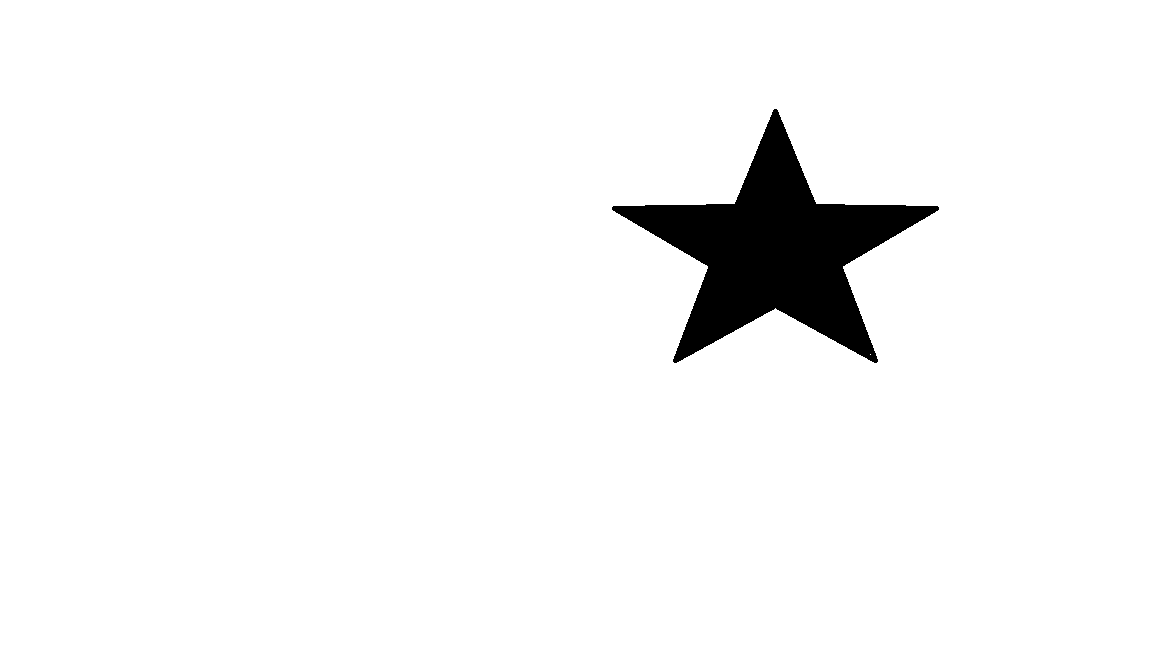
#> input picture star.bmp, 1152 x 648 px
$ jupyter execute ShapeMatchingCV.ipynb
#> lines starting #> are read from the running program, lines starting #| are printed output that depends on the picture; after the words box and inside, x2 and y2 are one past the last pixel; in counts of white or black regions, pixels touching at a corner belong together; long printed decimals are rounded
[cell 1]
import cv2
import numpy as np
temp1=cv2.imread("star.bmp")#shape we want to match
#> temp1 is the input picture: shape (648, 1152, 3); 96% white; 1 black region, box (x1, y1, x2, y2) and area: (612, 109, 939, 363) 29815
temp = cv2.cvtColor(temp1, cv2.COLOR_BGR2GRAY)
cv2.imshow("temp",temp)
cv2.waitKey(0)
ta=cv2.imread("star2.bmp")#targeted image
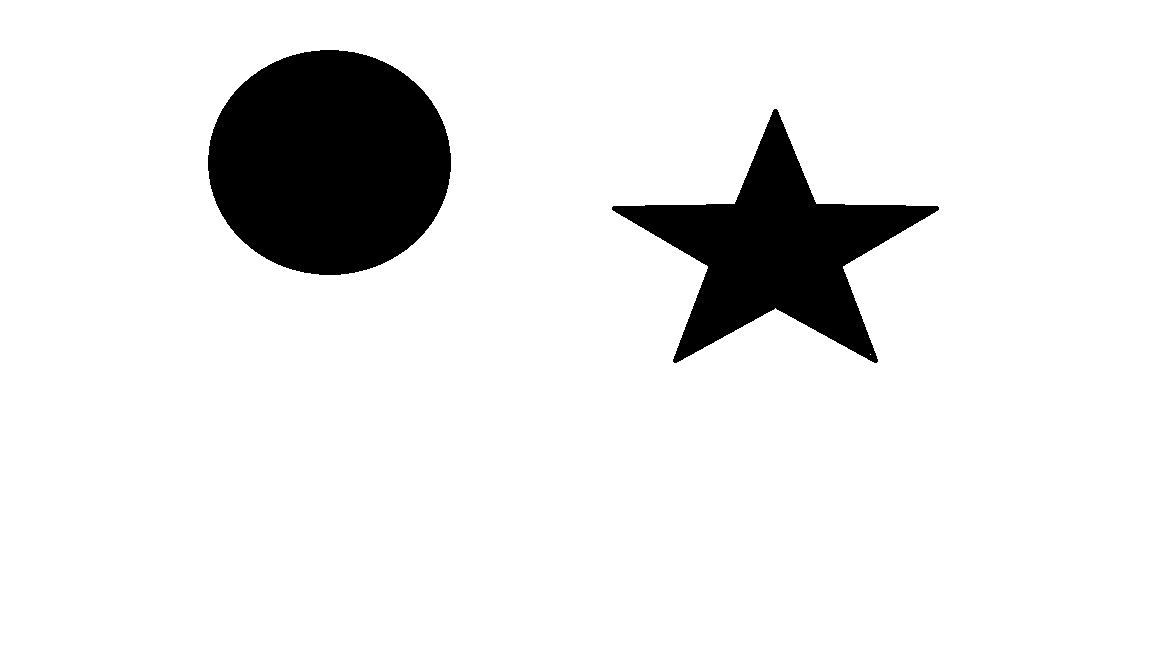
#> input picture star2.bmp, 1152 x 648 px
#> ta is the input picture: shape (648, 1152, 3); 90.3% white; 2 black regions, box (x1, y1, x2, y2) and area: (208, 50, 451, 275) 42892, (612, 109, 939, 363) 29815
target = cv2.cvtColor(ta, cv2.COLOR_BGR2GRAY)
#> target: shape (648, 1152); 90.3% white; 2 black regions
cv2.imshow("temp1",target)
cv2.waitKey(0)
cv2.destroyAllWindows()
ret,temp1=cv2.threshold(temp,127,255,0)
ret,temp2=cv2.threshold(target,127,255,0)
c,h=cv2.findContours(temp1,cv2.RETR_CCOMP,cv2.CHAIN_APPROX_SIMPLE)
#> c = 3 contours, 1 with area under 20; largest, box (x1, y1, x2, y2) and area: (0, 0, 1152, 648) 744697, (611, 108, 940, 364) 30330; h = [[1, -1, -1, -1], [-1, 0, 2, -1], [-1, -1, -1, 1]]
sortedc=sorted(c,key=cv2.contourArea,reverse=True)
#> sortedc has the same summary as c
tempc=c[2]
#> tempc = contour of 652 points, box (x1, y1, x2, y2) (611, 108, 940, 364), area 30330
print(tempc)
#> (printed output is left out)
c1,h=cv2.findContours(temp2,cv2.RETR_CCOMP,cv2.CHAIN_APPROX_SIMPLE)
#> c1 = 4 contours, 1 with area under 20; largest, box (x1, y1, x2, y2) and area: (0, 0, 1152, 648) 744697, (207, 49, 452, 276) 43223, (611, 108, 940, 364) 30330; h = [[1, -1, -1, -1], [-1, 0, 2, -1], [3, -1, -1, 1], [-1, 2, -1, 1]]
print("target",len(c1))
#| target 4
for x in c1:
    match=cv2.matchShapes(tempc,x,1,0.0)
    print(match)
    if match<0.15:
        closestc=x
        print ("found")

    else:
        print("no")
#> this loop made 4 passes
#> (x, match) on passes 1 to 2: ([[870, 354]], 1.8e+308), ([[0, 0], [0, 647], [1151, 647], [1151, 0]], 0.225)
#> match on passes 3 to 4: 0, 0.351
#| 1.7976931348623157e+308
#| no
#| 0.2247
#| no
#| 0.0
#| found
#| 0.3509
#| no
final=cv2.drawContours(target,closestc,-1,(0,100,100),5)
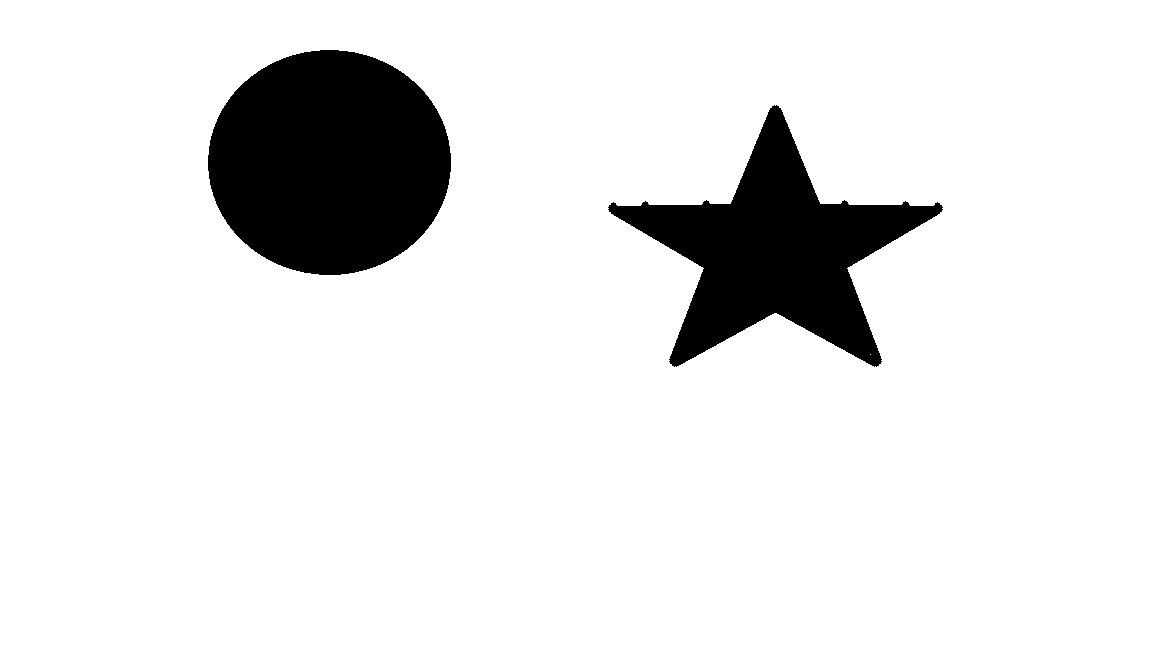
#> final: shape (648, 1152); 89.8% white; 2 black regions, box (x1, y1, x2, y2) and area: (208, 50, 451, 275) 42892, (608, 105, 943, 367) 33172
cv2.imshow("output",final)
cv2.waitKey()
cv2.destroyAllWindows()
